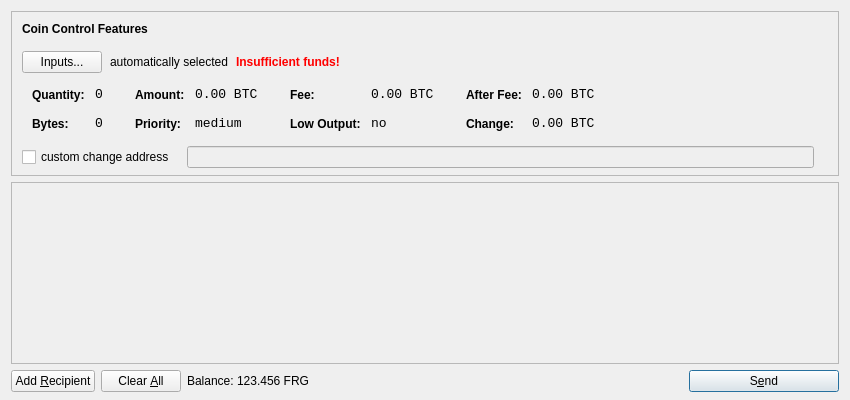
<?xml version="1.0" encoding="UTF-8"?>
<ui version="4.0">
 <class>SendCoinsDialog</class>
 <widget class="QDialog" name="SendCoinsDialog">
  <property name="geometry">
   <rect>
    <x>0</x>
    <y>0</y>
    <width>850</width>
    <height>400</height>
   </rect>
  </property>
  <property name="windowTitle">
   <string>Send Coins</string>
  </property>
  <layout class="QVBoxLayout" name="verticalLayout" stretch="0,1,0">
   <property name="bottomMargin">
    <number>8</number>
   </property>
   <item>
    <widget class="QFrame" name="frameCoinControl">
     <property name="sizePolicy">
      <sizepolicy hsizetype="Expanding" vsizetype="Expanding">
       <horstretch>0</horstretch>
       <verstretch>0</verstretch>
      </sizepolicy>
     </property>
     <property name="maximumSize">
      <size>
       <width>16777215</width>
       <height>16777215</height>
      </size>
     </property>
     <property name="frameShape">
      <enum>QFrame::StyledPanel</enum>
     </property>
     <property name="frameShadow">
      <enum>QFrame::Sunken</enum>
     </property>
     <layout class="QVBoxLayout" name="verticalLayoutCoinControl2">
      <property name="spacing">
       <number>-1</number>
      </property>
      <property name="leftMargin">
       <number>0</number>
      </property>
      <property name="topMargin">
       <number>0</number>
      </property>
      <property name="rightMargin">
       <number>0</number>
      </property>
      <property name="bottomMargin">
       <number>6</number>
      </property>
      <item>
       <layout class="QVBoxLayout" name="verticalLayoutCoinControl" stretch="0,0,0,0,1">
        <property name="spacing">
         <number>0</number>
        </property>
        <property name="leftMargin">
         <number>10</number>
        </property>
        <property name="topMargin">
         <number>10</number>
        </property>
        <item>
         <layout class="QHBoxLayout" name="horizontalLayoutCoinControl1">
          <property name="bottomMargin">
           <number>15</number>
          </property>
          <item>
           <widget class="QLabel" name="labelCoinControlFeatures">
            <property name="sizePolicy">
             <sizepolicy hsizetype="Preferred" vsizetype="Maximum">
              <horstretch>0</horstretch>
              <verstretch>0</verstretch>
             </sizepolicy>
            </property>
            <property name="font">
             <font>
              <weight>75</weight>
              <bold>true</bold>
             </font>
            </property>
            <property name="styleSheet">
             <string notr="true">font-weight:bold;</string>
            </property>
            <property name="text">
             <string>Coin Control Features</string>
            </property>
           </widget>
          </item>
         </layout>
        </item>
        <item>
         <layout class="QHBoxLayout" name="horizontalLayoutCoinControl2" stretch="0,0,0,0">
          <property name="spacing">
           <number>8</number>
          </property>
          <property name="bottomMargin">
           <number>10</number>
          </property>
          <item>
           <widget class="QPushButton" name="pushButtonCoinControl">
            <property name="styleSheet">
             <string notr="true"/>
            </property>
            <property name="text">
             <string>Inputs...</string>
            </property>
           </widget>
          </item>
          <item>
           <widget class="QLabel" name="labelCoinControlAutomaticallySelected">
            <property name="text">
             <string>automatically selected</string>
            </property>
            <property name="margin">
             <number>5</number>
            </property>
           </widget>
          </item>
          <item>
           <widget class="QLabel" name="labelCoinControlInsuffFunds">
            <property name="font">
             <font>
              <weight>75</weight>
              <bold>true</bold>
             </font>
            </property>
            <property name="styleSheet">
             <string notr="true">color:red;font-weight:bold;</string>
            </property>
            <property name="text">
             <string>Insufficient funds!</string>
            </property>
            <property name="margin">
             <number>5</number>
            </property>
           </widget>
          </item>
          <item>
           <spacer name="horizontalSpacerCoinControl">
            <property name="orientation">
             <enum>Qt::Horizontal</enum>
            </property>
            <property name="sizeHint" stdset="0">
             <size>
              <width>40</width>
              <height>1</height>
             </size>
            </property>
           </spacer>
          </item>
         </layout>
        </item>
        <item>
         <widget class="QWidget" name="widgetCoinControl" native="true">
          <property name="sizePolicy">
           <sizepolicy hsizetype="Preferred" vsizetype="Preferred">
            <horstretch>0</horstretch>
            <verstretch>0</verstretch>
           </sizepolicy>
          </property>
          <property name="minimumSize">
           <size>
            <width>0</width>
            <height>0</height>
           </size>
          </property>
          <property name="styleSheet">
           <string notr="true"/>
          </property>
          <layout class="QHBoxLayout" name="horizontalLayoutCoinControl5">
           <property name="margin">
            <number>0</number>
           </property>
           <item>
            <layout class="QHBoxLayout" name="horizontalLayoutCoinControl3" stretch="0,0,0,1">
             <property name="spacing">
              <number>20</number>
             </property>
             <property name="topMargin">
              <number>0</number>
             </property>
             <property name="bottomMargin">
              <number>10</number>
             </property>
             <item>
              <layout class="QFormLayout" name="formLayoutCoinControl1">
               <property name="horizontalSpacing">
                <number>10</number>
               </property>
               <property name="verticalSpacing">
                <number>14</number>
               </property>
               <property name="leftMargin">
                <number>10</number>
               </property>
               <property name="topMargin">
                <number>4</number>
               </property>
               <property name="rightMargin">
                <number>6</number>
               </property>
               <item row="0" column="0">
                <widget class="QLabel" name="labelCoinControlQuantityText">
                 <property name="styleSheet">
                  <string notr="true">font-weight:bold;</string>
                 </property>
                 <property name="text">
                  <string>Quantity:</string>
                 </property>
                 <property name="margin">
                  <number>0</number>
                 </property>
                </widget>
               </item>
               <item row="0" column="1">
                <widget class="QLabel" name="labelCoinControlQuantity">
                 <property name="font">
                  <font>
                   <family>Monospace</family>
                   <pointsize>10</pointsize>
                  </font>
                 </property>
                 <property name="cursor">
                  <cursorShape>IBeamCursor</cursorShape>
                 </property>
                 <property name="contextMenuPolicy">
                  <enum>Qt::ActionsContextMenu</enum>
                 </property>
                 <property name="text">
                  <string notr="true">0</string>
                 </property>
                 <property name="margin">
                  <number>0</number>
                 </property>
                 <property name="textInteractionFlags">
                  <set>Qt::LinksAccessibleByMouse|Qt::TextSelectableByKeyboard|Qt::TextSelectableByMouse</set>
                 </property>
                </widget>
               </item>
               <item row="1" column="0">
                <widget class="QLabel" name="labelCoinControlBytesText">
                 <property name="styleSheet">
                  <string notr="true">font-weight:bold;</string>
                 </property>
                 <property name="text">
                  <string>Bytes:</string>
                 </property>
                </widget>
               </item>
               <item row="1" column="1">
                <widget class="QLabel" name="labelCoinControlBytes">
                 <property name="font">
                  <font>
                   <family>Monospace</family>
                   <pointsize>10</pointsize>
                  </font>
                 </property>
                 <property name="cursor">
                  <cursorShape>IBeamCursor</cursorShape>
                 </property>
                 <property name="contextMenuPolicy">
                  <enum>Qt::ActionsContextMenu</enum>
                 </property>
                 <property name="text">
                  <string notr="true">0</string>
                 </property>
                 <property name="textInteractionFlags">
                  <set>Qt::LinksAccessibleByMouse|Qt::TextSelectableByKeyboard|Qt::TextSelectableByMouse</set>
                 </property>
                </widget>
               </item>
              </layout>
             </item>
             <item>
              <layout class="QFormLayout" name="formLayoutCoinControl2">
               <property name="horizontalSpacing">
                <number>10</number>
               </property>
               <property name="verticalSpacing">
                <number>14</number>
               </property>
               <property name="leftMargin">
                <number>6</number>
               </property>
               <property name="topMargin">
                <number>4</number>
               </property>
               <property name="rightMargin">
                <number>6</number>
               </property>
               <item row="0" column="0">
                <widget class="QLabel" name="labelCoinControlAmountText">
                 <property name="styleSheet">
                  <string notr="true">font-weight:bold;</string>
                 </property>
                 <property name="text">
                  <string>Amount:</string>
                 </property>
                 <property name="margin">
                  <number>0</number>
                 </property>
                </widget>
               </item>
               <item row="0" column="1">
                <widget class="QLabel" name="labelCoinControlAmount">
                 <property name="font">
                  <font>
                   <family>Monospace</family>
                   <pointsize>10</pointsize>
                  </font>
                 </property>
                 <property name="cursor">
                  <cursorShape>IBeamCursor</cursorShape>
                 </property>
                 <property name="contextMenuPolicy">
                  <enum>Qt::ActionsContextMenu</enum>
                 </property>
                 <property name="text">
                  <string notr="true">0.00 BTC</string>
                 </property>
                 <property name="textInteractionFlags">
                  <set>Qt::LinksAccessibleByMouse|Qt::TextSelectableByKeyboard|Qt::TextSelectableByMouse</set>
                 </property>
                </widget>
               </item>
               <item row="1" column="0">
                <widget class="QLabel" name="labelCoinControlPriorityText">
                 <property name="styleSheet">
                  <string notr="true">font-weight:bold;</string>
                 </property>
                 <property name="text">
                  <string>Priority:</string>
                 </property>
                </widget>
               </item>
               <item row="1" column="1">
                <widget class="QLabel" name="labelCoinControlPriority">
                 <property name="font">
                  <font>
                   <family>Monospace</family>
                   <pointsize>10</pointsize>
                  </font>
                 </property>
                 <property name="cursor">
                  <cursorShape>IBeamCursor</cursorShape>
                 </property>
                 <property name="contextMenuPolicy">
                  <enum>Qt::ActionsContextMenu</enum>
                 </property>
                 <property name="text">
                  <string>medium</string>
                 </property>
                 <property name="textInteractionFlags">
                  <set>Qt::LinksAccessibleByMouse|Qt::TextSelectableByKeyboard|Qt::TextSelectableByMouse</set>
                 </property>
                </widget>
               </item>
              </layout>
             </item>
             <item>
              <layout class="QFormLayout" name="formLayoutCoinControl3">
               <property name="horizontalSpacing">
                <number>10</number>
               </property>
               <property name="verticalSpacing">
                <number>14</number>
               </property>
               <property name="leftMargin">
                <number>6</number>
               </property>
               <property name="topMargin">
                <number>4</number>
               </property>
               <property name="rightMargin">
                <number>6</number>
               </property>
               <item row="0" column="0">
                <widget class="QLabel" name="labelCoinControlFeeText">
                 <property name="styleSheet">
                  <string notr="true">font-weight:bold;</string>
                 </property>
                 <property name="text">
                  <string>Fee:</string>
                 </property>
                 <property name="margin">
                  <number>0</number>
                 </property>
                </widget>
               </item>
               <item row="0" column="1">
                <widget class="QLabel" name="labelCoinControlFee">
                 <property name="font">
                  <font>
                   <family>Monospace</family>
                   <pointsize>10</pointsize>
                  </font>
                 </property>
                 <property name="cursor">
                  <cursorShape>IBeamCursor</cursorShape>
                 </property>
                 <property name="contextMenuPolicy">
                  <enum>Qt::ActionsContextMenu</enum>
                 </property>
                 <property name="text">
                  <string notr="true">0.00 BTC</string>
                 </property>
                 <property name="textInteractionFlags">
                  <set>Qt::LinksAccessibleByMouse|Qt::TextSelectableByKeyboard|Qt::TextSelectableByMouse</set>
                 </property>
                </widget>
               </item>
               <item row="1" column="0">
                <widget class="QLabel" name="labelCoinControlLowOutputText">
                 <property name="styleSheet">
                  <string notr="true">font-weight:bold;</string>
                 </property>
                 <property name="text">
                  <string>Low Output:</string>
                 </property>
                </widget>
               </item>
               <item row="1" column="1">
                <widget class="QLabel" name="labelCoinControlLowOutput">
                 <property name="font">
                  <font>
                   <family>Monospace</family>
                   <pointsize>10</pointsize>
                  </font>
                 </property>
                 <property name="cursor">
                  <cursorShape>IBeamCursor</cursorShape>
                 </property>
                 <property name="contextMenuPolicy">
                  <enum>Qt::ActionsContextMenu</enum>
                 </property>
                 <property name="text">
                  <string>no</string>
                 </property>
                 <property name="textInteractionFlags">
                  <set>Qt::LinksAccessibleByMouse|Qt::TextSelectableByKeyboard|Qt::TextSelectableByMouse</set>
                 </property>
                </widget>
               </item>
              </layout>
             </item>
             <item>
              <layout class="QFormLayout" name="formLayoutCoinControl4">
               <property name="horizontalSpacing">
                <number>10</number>
               </property>
               <property name="verticalSpacing">
                <number>14</number>
               </property>
               <property name="leftMargin">
                <number>6</number>
               </property>
               <property name="topMargin">
                <number>4</number>
               </property>
               <property name="rightMargin">
                <number>6</number>
               </property>
               <item row="0" column="0">
                <widget class="QLabel" name="labelCoinControlAfterFeeText">
                 <property name="styleSheet">
                  <string notr="true">font-weight:bold;</string>
                 </property>
                 <property name="text">
                  <string>After Fee:</string>
                 </property>
                 <property name="margin">
                  <number>0</number>
                 </property>
                </widget>
               </item>
               <item row="0" column="1">
                <widget class="QLabel" name="labelCoinControlAfterFee">
                 <property name="font">
                  <font>
                   <family>Monospace</family>
                   <pointsize>10</pointsize>
                  </font>
                 </property>
                 <property name="cursor">
                  <cursorShape>IBeamCursor</cursorShape>
                 </property>
                 <property name="contextMenuPolicy">
                  <enum>Qt::ActionsContextMenu</enum>
                 </property>
                 <property name="text">
                  <string notr="true">0.00 BTC</string>
                 </property>
                 <property name="textInteractionFlags">
                  <set>Qt::LinksAccessibleByMouse|Qt::TextSelectableByKeyboard|Qt::TextSelectableByMouse</set>
                 </property>
                </widget>
               </item>
               <item row="1" column="0">
                <widget class="QLabel" name="labelCoinControlChangeText">
                 <property name="styleSheet">
                  <string notr="true">font-weight:bold;</string>
                 </property>
                 <property name="text">
                  <string>Change:</string>
                 </property>
                </widget>
               </item>
               <item row="1" column="1">
                <widget class="QLabel" name="labelCoinControlChange">
                 <property name="font">
                  <font>
                   <family>Monospace</family>
                   <pointsize>10</pointsize>
                  </font>
                 </property>
                 <property name="cursor">
                  <cursorShape>IBeamCursor</cursorShape>
                 </property>
                 <property name="contextMenuPolicy">
                  <enum>Qt::ActionsContextMenu</enum>
                 </property>
                 <property name="text">
                  <string notr="true">0.00 BTC</string>
                 </property>
                 <property name="textInteractionFlags">
                  <set>Qt::LinksAccessibleByMouse|Qt::TextSelectableByKeyboard|Qt::TextSelectableByMouse</set>
                 </property>
                </widget>
               </item>
              </layout>
             </item>
            </layout>
           </item>
          </layout>
         </widget>
        </item>
        <item>
         <layout class="QHBoxLayout" name="horizontalLayoutCoinControl4" stretch="0,0,0">
          <property name="spacing">
           <number>12</number>
          </property>
          <property name="sizeConstraint">
           <enum>QLayout::SetDefaultConstraint</enum>
          </property>
          <property name="topMargin">
           <number>5</number>
          </property>
          <property name="rightMargin">
           <number>5</number>
          </property>
          <item>
           <widget class="QCheckBox" name="checkBoxCoinControlChange">
            <property name="text">
             <string>custom change address</string>
            </property>
           </widget>
          </item>
          <item>
           <widget class="QLineEdit" name="lineEditCoinControlChange">
            <property name="enabled">
             <bool>false</bool>
            </property>
            <property name="sizePolicy">
             <sizepolicy hsizetype="Expanding" vsizetype="Fixed">
              <horstretch>0</horstretch>
              <verstretch>0</verstretch>
             </sizepolicy>
            </property>
           </widget>
          </item>
          <item>
           <widget class="QLabel" name="labelCoinControlChangeLabel">
            <property name="sizePolicy">
             <sizepolicy hsizetype="Preferred" vsizetype="Expanding">
              <horstretch>0</horstretch>
              <verstretch>0</verstretch>
             </sizepolicy>
            </property>
            <property name="minimumSize">
             <size>
              <width>0</width>
              <height>0</height>
             </size>
            </property>
            <property name="text">
             <string/>
            </property>
            <property name="margin">
             <number>3</number>
            </property>
           </widget>
          </item>
         </layout>
        </item>
        <item>
         <spacer name="verticalSpacerCoinControl">
          <property name="orientation">
           <enum>Qt::Vertical</enum>
          </property>
          <property name="sizeHint" stdset="0">
           <size>
            <width>800</width>
            <height>1</height>
           </size>
          </property>
         </spacer>
        </item>
       </layout>
      </item>
     </layout>
    </widget>
   </item>
   <item>
    <widget class="QScrollArea" name="scrollArea">
     <property name="widgetResizable">
      <bool>true</bool>
     </property>
     <widget class="QWidget" name="scrollAreaWidgetContents">
      <property name="geometry">
       <rect>
        <x>0</x>
        <y>0</y>
        <width>830</width>
        <height>165</height>
       </rect>
      </property>
      <layout class="QVBoxLayout" name="verticalLayout_2">
       <property name="margin">
        <number>0</number>
       </property>
       <item>
        <layout class="QVBoxLayout" name="entries">
         <property name="spacing">
          <number>6</number>
         </property>
        </layout>
       </item>
       <item>
        <spacer name="verticalSpacer">
         <property name="orientation">
          <enum>Qt::Vertical</enum>
         </property>
         <property name="sizeHint" stdset="0">
          <size>
           <width>20</width>
           <height>40</height>
          </size>
         </property>
        </spacer>
       </item>
      </layout>
     </widget>
    </widget>
   </item>
   <item>
    <layout class="QHBoxLayout" name="horizontalLayout">
     <item>
      <widget class="QPushButton" name="addButton">
       <property name="toolTip">
        <string>Send to multiple recipients at once</string>
       </property>
       <property name="text">
        <string>Add &amp;Recipient</string>
       </property>
       <property name="icon">
        <iconset resource="../bitcoin.qrc">
         <normaloff>:/icons/add</normaloff>:/icons/add</iconset>
       </property>
       <property name="autoDefault">
        <bool>false</bool>
       </property>
      </widget>
     </item>
     <item>
      <widget class="QPushButton" name="clearButton">
       <property name="sizePolicy">
        <sizepolicy hsizetype="Minimum" vsizetype="Fixed">
         <horstretch>0</horstretch>
         <verstretch>0</verstretch>
        </sizepolicy>
       </property>
       <property name="toolTip">
        <string>Remove all transaction fields</string>
       </property>
       <property name="text">
        <string>Clear &amp;All</string>
       </property>
       <property name="icon">
        <iconset resource="../bitcoin.qrc">
         <normaloff>:/icons/remove</normaloff>:/icons/remove</iconset>
       </property>
       <property name="autoRepeatDelay">
        <number>300</number>
       </property>
       <property name="autoDefault">
        <bool>false</bool>
       </property>
      </widget>
     </item>
     <item>
      <layout class="QHBoxLayout" name="horizontalLayout_2">
       <property name="spacing">
        <number>3</number>
       </property>
       <item>
        <widget class="QLabel" name="label">
         <property name="text">
          <string>Balance:</string>
         </property>
        </widget>
       </item>
       <item>
        <widget class="QLabel" name="labelBalance">
         <property name="cursor">
          <cursorShape>IBeamCursor</cursorShape>
         </property>
         <property name="text">
          <string>123.456 FRG</string>
         </property>
         <property name="textInteractionFlags">
          <set>Qt::LinksAccessibleByMouse|Qt::TextSelectableByKeyboard|Qt::TextSelectableByMouse</set>
         </property>
        </widget>
       </item>
      </layout>
     </item>
     <item>
      <spacer name="horizontalSpacer">
       <property name="orientation">
        <enum>Qt::Horizontal</enum>
       </property>
       <property name="sizeHint" stdset="0">
        <size>
         <width>40</width>
         <height>20</height>
        </size>
       </property>
      </spacer>
     </item>
     <item>
      <widget class="QPushButton" name="sendButton">
       <property name="minimumSize">
        <size>
         <width>150</width>
         <height>0</height>
        </size>
       </property>
       <property name="toolTip">
        <string>Confirm the send action</string>
       </property>
       <property name="text">
        <string>S&amp;end</string>
       </property>
       <property name="icon">
        <iconset resource="../bitcoin.qrc">
         <normaloff>:/icons/send</normaloff>:/icons/send</iconset>
       </property>
       <property name="default">
        <bool>true</bool>
       </property>
      </widget>
     </item>
    </layout>
   </item>
  </layout>
 </widget>
 <resources>
  <include location="../bitcoin.qrc"/>
 </resources>
 <connections/>
</ui>
